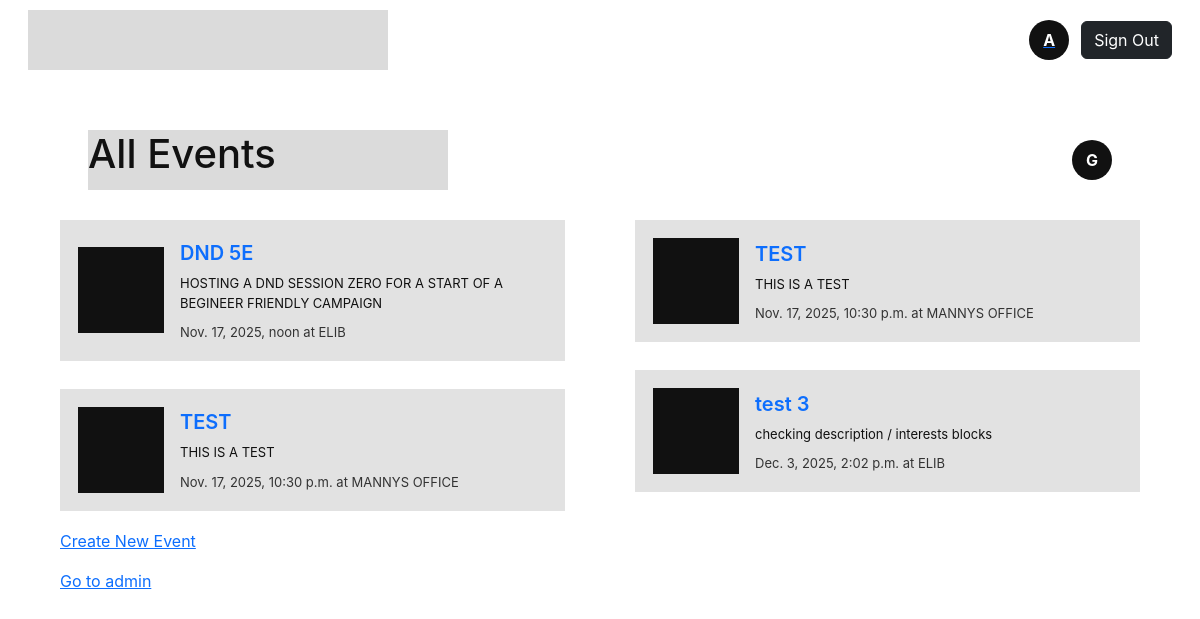
Screenshot of /events/ (signed in) with the database file from the repository.
### app/models.py (models this page shows, shortened)
class Event(models.Model):
    PUBLIC = 'public'
    PRIVATE = 'private'
    VISIBILITY_CHOICES = [
        (PUBLIC, 'Public'),
        (PRIVATE, 'Private'),
    ]
    title = models.CharField(max_length=100)
    description = models.TextField(blank=True)
    host = models.ForeignKey(Profile, on_delete=models.CASCADE, related_name='hosted_events')
    location = models.CharField(max_length=255)
    starts_at = models.DateTimeField()
    capacity = models.PositiveIntegerField()
    visibility = models.CharField(max_length=10, choices=VISIBILITY_CHOICES, default=PUBLIC)
    interests = models.ManyToManyField(Interest, blank=True, related_name='events')
    created_at = models.DateTimeField(auto_now_add=True)
    class Meta:
        ordering = ['starts_at']
        indexes = [
            models.Index(fields=['starts_at']),
        ]

### app/views.py (the view)
# urls.py: path('events/', views.event_list, name='event_list'),
@login_required
def event_list(request):
    events = Event.objects.order_by('starts_at')
    return render(request, "app/event_list.html", {"events": events})

### app/templates/app/event_list.html (shortened to what this page needs)
<!doctype html>
<html>
<head>
  <link href="https://cdn.jsdelivr.net/npm/bootstrap@5.3.2/dist/css/bootstrap.min.css" rel="stylesheet">
</head>
<body>
  <div class="topbar">
  <div class="brand-box"></div>
  <div style="display:flex; gap:12px; align-items:center;">
    <a href="{% url 'profile' %}">
      <button class="avatar btn">{{ request.user.username|first|upper }}</button>
    </a>
    <a href="{% url 'logout' %}">
      <button class="btn btn-dark">Sign Out</button>
    </a>
  </div>
</div>
<div class="events-section" id="eventsSection">
    <div class="topbar">
      <div class="brand-box">
        <h1>All Events</h1>
      </div>
      <a href="{% url 'profile' %}" style="text-decoration: none;">
      <button class="avatar btn bun-custom" >G</button>
      </a>
    </div>
    <div class="events-grid">
      {% if events %}
      {% for event in events %}
      <div class="event-card">
        <div class="event-thumb"></div>
        <div class="event-meta">
          <a href="{% url 'event_detail' event.id %}" style="text-decoration: none;">
            <div class="event-title">{{event.title}}</div>
          </a>
          <div class="event-desc">{{event.description}}</div>
          <div class="event-date">{{event.starts_at}} at {{event.location}}</div>
        </div>
      </div>
      {% endfor %}
      {% else %}
        <div>
          No events yet.
        </div>
      {% endif %}
    </div>
        <p><a href="/events/create/">Create New Event</a></p>
        <p><a href="/admin/">Go to admin</a></p>
  </div>
</body>
</html>

### app/templates/app/event_list.html (style rules this page uses)
html, body { height: 100%; margin: 0; }
body { background: #fff; font-family: Inter, system-ui, -apple-system, "Segoe UI", Roboto, "Helvetica Neue", Arial; color: #111; overflow-x: hidden; }
.events-section { padding: 40px 60px; }
.topbar { height: 80px; display: flex; align-items: center; justify-content: space-between; padding: 12px 28px; }
.brand-box { width: 360px; height: 60px; background: #dbdbdb; }
.avatar { width: 40px; height: 40px; border-radius: 50%; background: #111; color: #fff; display: flex; align-items: center; justify-content: center; font-weight: 700; text-decoration: none; }
.events-grid { column-count: 2; column-gap: 70px; margin-top: 20px; }
.event-card { display: flex; background: #e2e2e2; padding: 18px; margin-bottom: 28px; align-items: center; gap: 16px; break-inside: avoid; }
.event-thumb { width: 86px; height: 86px; background: #111; }
.event-meta { flex: 1; }
.event-title { font-size: 20px; font-weight: 600; margin-bottom: 6px; text-decoration: none; }
.event-desc { font-size: 13px; margin-bottom: 10px; }
.event-date { font-size: 13px; color: #333; }

### rows the page displays
Event: title "DND 5E", description "HOSTING A DND SESSION ZERO FOR A START OF A BEGINEER FRIENDLY CAMPAIGN", starts_at "Nov. 17, 2025, noon", location "ELIB"
Event: title "TEST", description "THIS IS A TEST", starts_at "Nov. 17, 2025, 10:30 p.m.", location "MANNYS OFFICE"
Event: title "TEST", description "THIS IS A TEST", starts_at "Nov. 17, 2025, 10:30 p.m.", location "MANNYS OFFICE"
Event: title "test 3", description "checking description / interests blocks", starts_at "Dec. 3, 2025, 2:02 p.m.", location "ELIB"

### other values shown
{{ request.user.username|first|upper }} "A"
